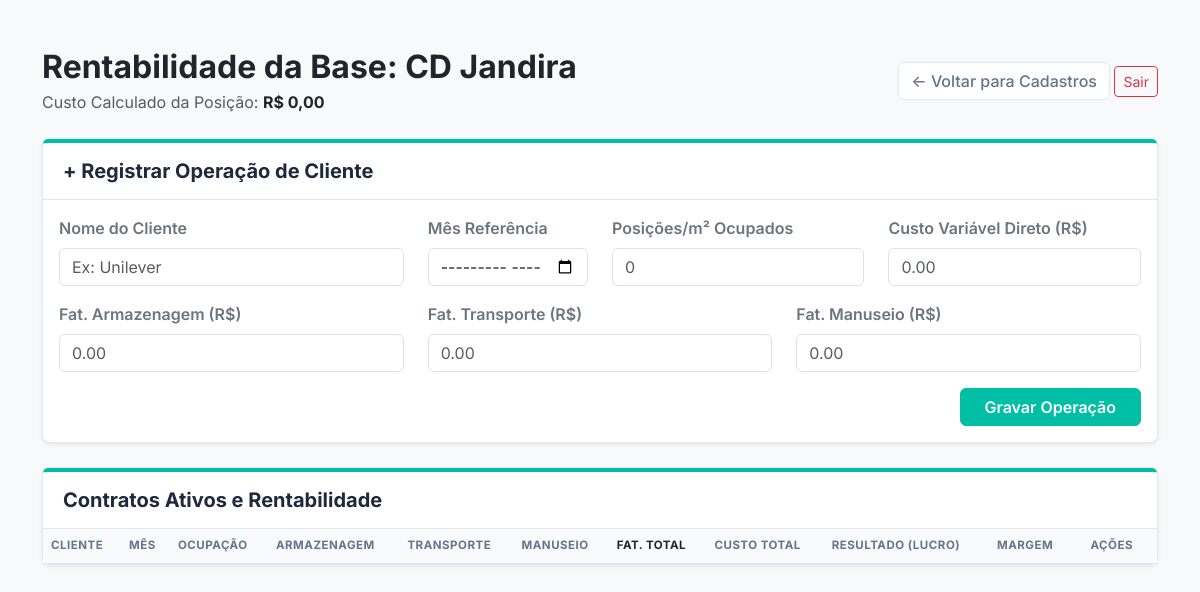
The page /rentabilidade/1 (signed in) on the database as committed earlier.
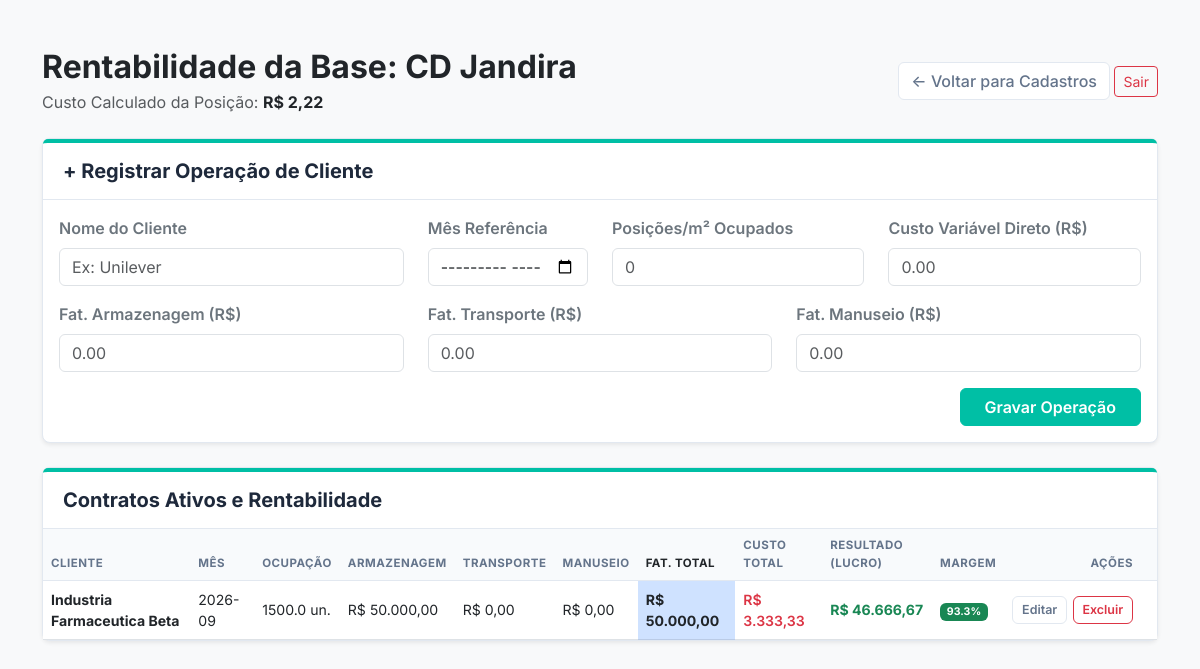
The same page on the database as committed later.
### app.py (models this page shows)
class CentroDistribuicao(db.Model):
    id = db.Column(db.Integer, primary_key=True)
    empresa_id = db.Column(db.Integer, db.ForeignKey('empresa.id'), nullable=False)
    nome = db.Column(db.String(100), nullable=False)
    metragem = db.Column(db.Float, nullable=False)
    capacidade_paletes = db.Column(db.Integer, nullable=False)

class OperacaoCliente(db.Model):
    id = db.Column(db.Integer, primary_key=True)
    cd_id = db.Column(db.Integer, db.ForeignKey('centro_distribuicao.id'), nullable=False)
    mes_referencia = db.Column(db.String(7), nullable=False, default="2026-09") # Garantindo a existência da coluna
    cliente_nome = db.Column(db.String(100), nullable=False)
    paletes_ocupados = db.Column(db.Float, nullable=False)
    fat_armazenagem = db.Column(db.Float, default=0.0)
    fat_transporte = db.Column(db.Float, default=0.0)
    fat_manuseio = db.Column(db.Float, default=0.0)
    custo_variavel = db.Column(db.Float, nullable=False)
    @property
    def faturamento(self):
        return self.fat_armazenagem + self.fat_transporte + self.fat_manuseio

### app.py (the view, shortened to what this page needs)
@app.route('/rentabilidade/<int:cd_id>', methods=['GET', 'POST'])
@login_required
@requer_plano('Premium')
def rentabilidade_clientes(cd_id):
    cd_atual = CentroDistribuicao.query.get_or_404(cd_id)
    custos_cd = CustoCD.query.filter_by(cd_id=cd_id).all()
    total_fixo = sum(c.valor for c in custos_cd if c.tipo_custo == 'Fixo')
    divisor = cd_atual.capacidade_paletes if cd_atual.capacidade_paletes > 0 else cd_atual.metragem
    custo_posicao = total_fixo / divisor if divisor > 0 else 0
    operacoes_banco = OperacaoCliente.query.filter_by(cd_id=cd_id).all()
    lista_resultados = [] # Caixa vazia para guardarmos os resultados finais
    for op in operacoes_banco:
        custo_do_cliente = (op.paletes_ocupados * custo_posicao) + op.custo_variavel
        lucro_real = op.faturamento - custo_do_cliente
        margem_percentual = (lucro_real / op.faturamento) * 100 if op.faturamento > 0 else 0
        lista_resultados.append({
            'id': op.id,
            'nome': op.cliente_nome,
            'mes': op.mes_referencia,
            'fat_arm': op.fat_armazenagem,      # GAVETA 1: Receita de Armazenagem
            'fat_trans': op.fat_transporte,    # GAVETA 2: Receita de Frete
            'fat_man': op.fat_manuseio,        # GAVETA 3: Receita de Handling
            'faturamento': op.faturamento,      # GAVETA TOTAL: Soma calculada pela @property
            'paletes': op.paletes_ocupados,
            'custo': custo_do_cliente,
            'lucro': lucro_real,
            'margem': margem_percentual
        })
    return render_template('rentabilidade.html', cd=cd_atual, custo_posicao=custo_posicao, resultados=lista_resultados)

### app.py (called while the page is built)
@app.template_filter('moeda_br')
def formato_moeda_br(valor):
    valor_formatado = f"{valor:,.2f}"
    valor_formatado = valor_formatado.replace(',', 'X').replace('.', ',').replace('X', '.')
    return valor_formatado

### auth.py (called while the page is built, shortened)
def inicializar_auth(app, db, login_manager):
    global UsuarioModel
    class Usuario(UserMixin, db.Model):
        __tablename__ = 'usuario'
        id = db.Column(db.Integer, primary_key=True)
        empresa_id = db.Column(db.Integer, db.ForeignKey('empresa.id'), nullable=False)
        id = db.Column(db.Integer, primary_key=True)
        email = db.Column(db.String(120), unique=True, nullable=False)
        nome = db.Column(db.String(100), nullable=False)
        senha_hash = db.Column(db.String(256), nullable=False)
    UsuarioModel = Usuario
    @login_manager.user_loader
    def carregar_usuario(user_id):
        return UsuarioModel.query.get(int(user_id))
    return UsuarioModel

### templates/rentabilidade.html (shortened to what this page needs)
<!DOCTYPE html>
<html lang="pt-br">
  <head>
    <link
      href="https://cdn.jsdelivr.net/npm/bootstrap@5.3.0/dist/css/bootstrap.min.css"
      rel="stylesheet"
    />
    <link
      rel="stylesheet"
      href="{{ url_for('static', filename='css/style.css') }}"
    />
  </head>
  <body class="bg-light">
    <div class="container mt-5 mb-5">
      <div class="d-flex justify-content-between align-items-center mb-4">
        <div>
          <h2 class="fw-bold text-dark mb-1">
            Rentabilidade da Base: {{ cd.nome }}
          </h2>
          <span class="text-muted"
            >Custo Calculado da Posição:
            <strong class="text-dark"
              >R$ {{ custo_posicao | moeda_br }}</strong
            ></span
          >
        </div>
        <div>
          <a href="/cadastro" class="btn btn-outline-secundaria"
            >← Voltar para Cadastros</a
          >
          <a
            href="{{ url_for('auth.logout') }}"
            class="btn btn-outline-danger btn-sm"
          >
            Sair
          </a>
        </div>
      </div>
      <div class="card shadow-sm mb-4">
        <div class="card-header card-header-clean">
          <h5>+ Registrar Operação de Cliente</h5>
        </div>
        <div class="card-body">
          <form method="POST">
            <div class="row">
              <div class="col-md-4 mb-3">
                <label class="form-label fw-semibold text-secondary"
                  >Nome do Cliente</label
                >
                <input
                  type="text"
                  class="form-control"
                  name="nome_cliente"
                  placeholder="Ex: Unilever"
                  required
                />
              </div>
              <div class="col-md-2 mb-3">
                <label class="form-label fw-semibold text-secondary"
                  >Mês Referência</label
                >
                <input
                  type="month"
                  class="form-control"
                  name="mes_ref"
                  required
                />
              </div>
              <div class="col-md-3 mb-3">
                <label class="form-label fw-semibold text-secondary"
                  >Posições/m² Ocupados</label
                >
                <input
                  type="number"
                  step="0.1"
                  class="form-control"
                  name="paletes_ocupados"
                  placeholder="0"
                  required
                />
              </div>
              <div class="col-md-3 mb-3">
                <label class="form-label fw-semibold text-secondary"
                  >Custo Variável Direto (R$)</label
                >
                <input
                  type="number"
                  step="0.01"
                  class="form-control"
                  name="custo_variavel"
                  placeholder="0.00"
                  required
                />
              </div>
            </div>
            <div class="row">
              <div class="col-md-4 mb-3">
                <label class="form-label fw-semibold text-secondary"
                  >Fat. Armazenagem (R$)</label
                >
                <input
                  type="number"
                  step="0.01"
                  class="form-control"
                  name="fat_armazenagem"
                  placeholder="0.00"
                  required
                />
              </div>
              <div class="col-md-4 mb-3">
                <label class="form-label fw-semibold text-secondary"
                  >Fat. Transporte (R$)</label
                >
                <input
                  type="number"
                  step="0.01"
                  class="form-control"
                  name="fat_transporte"
                  placeholder="0.00"
                  required
                />
              </div>
              <div class="col-md-4 mb-3">
                <label class="form-label fw-semibold text-secondary"
                  >Fat. Manuseio (R$)</label
                >
                <input
                  type="number"
                  step="0.01"
                  class="form-control"
                  name="fat_manuseio"
                  placeholder="0.00"
                  required
                />
              </div>
            </div>
            <div class="d-flex justify-content-end">
              <button type="submit" class="btn btn-empresa px-4">
                Gravar Operação
              </button>
            </div>
          </form>
        </div>
      </div>
      <div class="card shadow-sm">
        <div class="card-header card-header-clean">
          <h5>Contratos Ativos e Rentabilidade</h5>
        </div>
        <div class="card-body p-0">
          <div class="table-responsive">
            <table class="table table-hover align-middle mb-0">
              <thead>
                <tr>
                  <th>Cliente</th>
                  <th>Mês</th>
                  <th>Ocupação</th>
                  <th>Armazenagem</th>
                  <th>Transporte</th>
                  <th>Manuseio</th>
                  <th class="table-primary text-dark">Fat. Total</th>
                  <th>Custo Total</th>
                  <th>Resultado (Lucro)</th>
                  <th>Margem</th>
                  <th class="text-end" style="padding-right: 1.5rem">Ações</th>
                </tr>
              </thead>
              <tbody>
                {% for item in resultados %}
                <tr>
                  <td><strong class="text-dark">{{ item.nome }}</strong></td>
                  <td>{{ item.mes }}</td>
                  <td>{{ item.paletes }} un.</td>
                  <td>R$ {{ item.fat_arm | moeda_br }}</td>
                  <td>R$ {{ item.fat_trans | moeda_br }}</td>
                  <td>R$ {{ item.fat_man | moeda_br }}</td>
                  <td class="table-primary text-dark fw-bold">
                    R$ {{ item.faturamento | moeda_br }}
                  </td>
                  <td class="text-danger fw-semibold">
                    R$ {{ item.custo | moeda_br }}
                  </td>
                  <td
                    class="fw-bold {% if item.lucro >= 0 %}text-success{% else %}text-danger{% endif %}"
                  >
                    R$ {{ item.lucro | moeda_br }}
                  </td>
                  <td>
                    {% if item.margem >= 20 %}
                    <span class="badge bg-success"
                      >{{ "%.1f"|format(item.margem) }}%</span
                    >
                    {% elif item.margem > 0 %}
                    <span class="badge bg-warning text-dark"
                      >{{ "%.1f"|format(item.margem) }}%</span
                    >
                    {% else %}
                    <span class="badge bg-danger"
                      >{{ "%.1f"|format(item.margem) }}%</span
                    >
                    {% endif %}
                  </td>
                  <td class="text-end" style="padding-right: 1.5rem">
                    <div class="acoes-tabela">
                      <a
                        href="{{ url_for('editar_cliente', cliente_id=item.id) }}"
                        class="btn btn-outline-secundaria"
                        >Editar</a
                      >
                      <form
                        action="{{ url_for('excluir_cliente', cliente_id=item.id) }}"
                        method="POST"
                        class="d-inline"
                        onsubmit="return confirm('Deseja realmente excluir esta operação?');"
                      >
                        <button type="submit" class="btn btn-outline-danger">
                          Excluir
                        </button>
                      </form>
                    </div>
                  </td>
                </tr>
                {% endfor %}
              </tbody>
            </table>
          </div>
        </div>
      </div>
    </div>
  </body>
</html>

### static/css/style.css (style rules this page uses)
:root { --cor-primaria: #00bfa5; --cor-primaria-hover: #009688; --cor-grafite-dark: #1e293b; --cor-grafite-muted: #64748b; --cor-cinza-bg: #f8fafc; --cor-borda: #e2e8f0; }
* { font-family: "Inter", -apple-system, BlinkMacSystemFont, sans-serif; }
body { background-color: var(--cor-cinza-bg); color: var(--cor-grafite-dark); }
.card-header-clean { background-color: #ffffff !important; border-top: 4px solid var(--cor-primaria); border-bottom: 1px solid var(--cor-borda); padding: 1rem 1.25rem; }
.card-header-clean h5 { color: var(--cor-grafite-dark); font-weight: 700; margin-bottom: 0; }
.card { border: 1px solid var(--cor-borda); border-radius: 8px; background-color: #ffffff; }
.btn-empresa { background-color: var(--cor-primaria); color: #ffffff; border: 1px solid var(--cor-primaria); font-weight: 600; }
.btn-outline-secundaria { color: var(--cor-grafite-muted); border: 1px solid var(--cor-borda); background-color: #ffffff; font-weight: 500; }
.table { font-size: 0.88rem; }
.table thead th { background-color: #f8fafc; color: var(--cor-grafite-muted); text-transform: uppercase; font-size: 0.72rem; letter-spacing: 0.5px; font-weight: 700; border-bottom: 1px solid var(--cor-borda); }
.acoes-tabela { display: inline-flex; gap: 0.35rem; align-items: center; }
.acoes-tabela .btn { padding: 0.25rem 0.55rem; font-size: 0.78rem; font-weight: 600; }

Rows that differ between the two databases and show on the page:
added OperacaoCliente: nome "Industria Farmaceutica Beta", mes "2026-09", paletes "1500.0", fat_arm|moeda_br "50.000,00", fat_trans|moeda_br "0,00", fat_man|moeda_br "0,00", faturamento|moeda_br "50.000,00", custo|moeda_br "3.333,33", lucro|moeda_br "46.666,67", margem "93.3"
Other text that changed with them:
{{ custo_posicao | moeda_br }}: "0,00" → "2,22"
